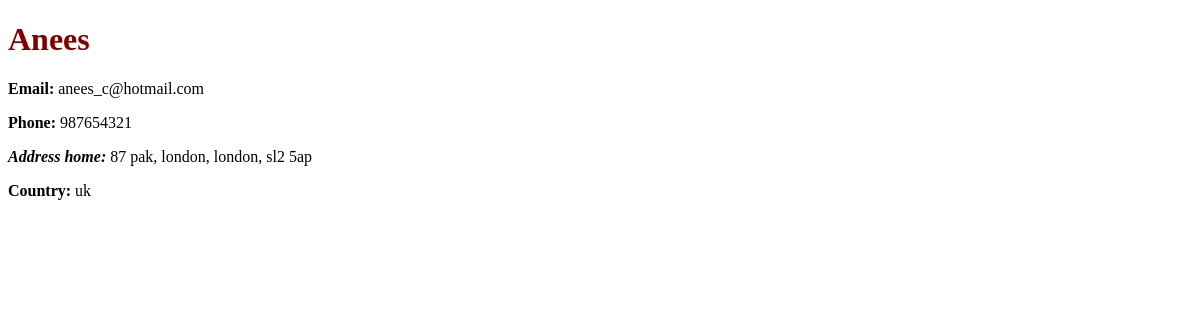
/contacts/2, run on an earlier commit of the app's database.
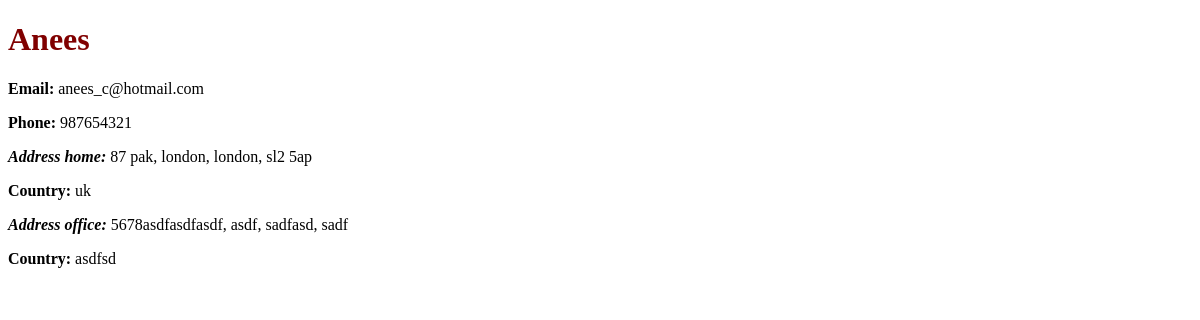
And on a later commit of the database.
### contacts/models.py (models this page shows, shortened)
class Address(models.Model):
    HOME = 'home'
    OFFICE = 'office'
    ADDRESS_CHOICES = (
        (HOME, 'Home Address'),
        (OFFICE, 'Office Address'),
    )
    contact = models.ForeignKey(Contact)
    address_selection = models.CharField(max_length=6, choices=ADDRESS_CHOICES, default=HOME)
    address_line = models.CharField(max_length=50)
    city = models.CharField(max_length=15)
    state = models.CharField(max_length=15)
    zip_code = models.CharField(max_length=15)
    country = models.CharField(max_length=20)

### contacts/views.py (the view)
# urls.py: url(r'^(?P<pk>[0-9]+)/?$', views.ContactDetailView.as_view(), name='detail'),
class ContactDetailView(generic.DetailView):
    model = Contact

### contacts/templates/contacts/contact_detail.html
{% extends "contacts/layout.html" %}
{% block content %}
    <h1>{{ object.name }}</h1>
    <p><b>Email: </b>{{ object.email }}</p>
    <p><b>Phone: </b>{{ object.phone_number }}</p>
    {% for address in object.address_set.all %}
        <p><b><i>Address {{ address.address_selection }}:</i></b>
            {{ address.address_line }}, {{ address.city }},
            {{ address.state }}, {{ address.zip_code }}</p>
        <p><b>Country: </b>{{ address.country }}</p>
    {% endfor %}
{% endblock %}

What changed in the data, as far as the page shows it:
added Address: address_selection "office", address_line "5678asdfasdfasdf", city "asdf", state "sadfasd", zip_code "sadf", country "asdfsd"
